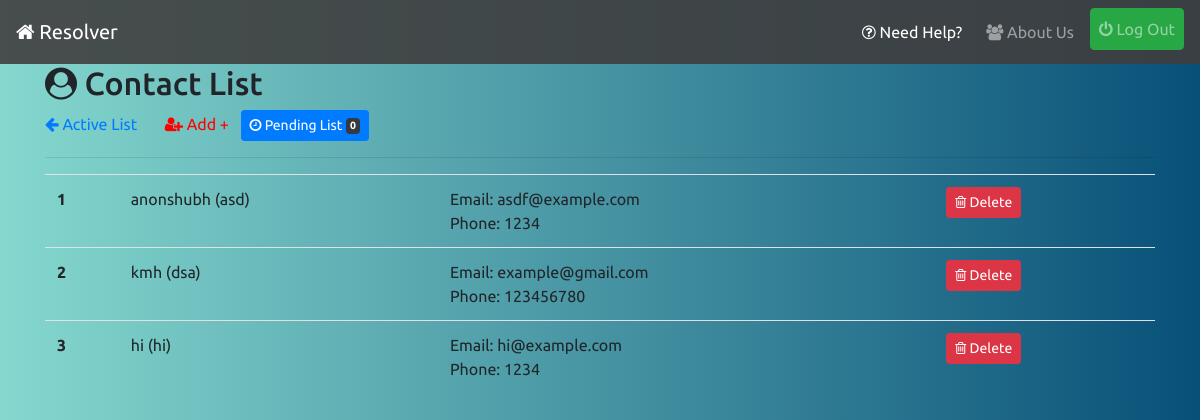
The app's page /contact-list/ (signed in), older data.
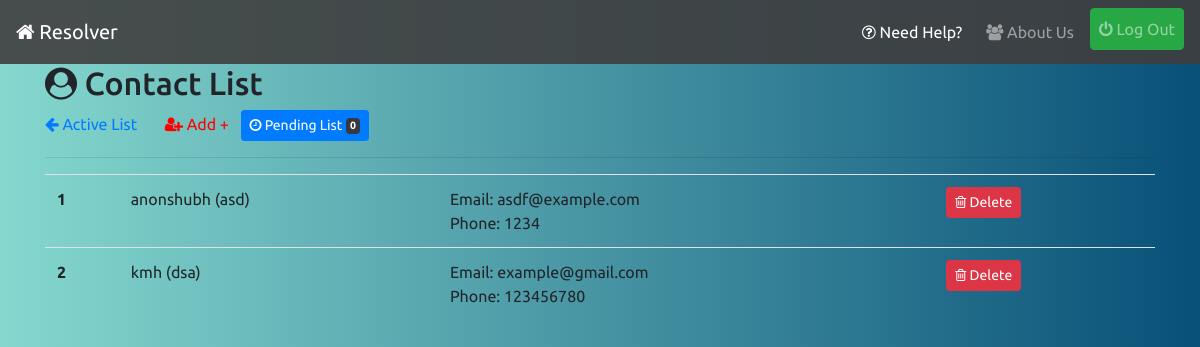
The same page, newer data.
### reporter/models.py (models this page shows, shortened)
class ContactList(models.Model):
    user = models.ForeignKey(UserInfo,on_delete=models.CASCADE,blank=True)
    name = models.CharField(max_length=56)
    course = models.CharField(max_length=56)
    email = models.EmailField(null=True,blank=True)
    phone = models.CharField(max_length=10,null=True,blank=True)
    approved = models.BooleanField(default=False)
    department = models.CharField(max_length=20,blank=True)
    year = models.CharField(max_length=4,blank=True)

### reporter/views.py (the view)
# urls.py: path('contact-list/',views.contactlist_list_view,name='contact-list'),
@login_required
def contactlist_list_view(request):
    user = request.user.info
    qs = ContactList.objects.filter(department=user.department,year=user.join_year,approved=True)
    return render(request,'reporter/contact-list.html',{'object_list':qs})

### reporter/context-processors.py (called while the page is built)
def pending_issue_list_context(request):
    if request.user.is_superuser:
        return {}
    pending=-1
    if request.user.is_authenticated:
        pending = Report.objects.filter(active=False,department=request.user.info.department,year=request.user.info.join_year,resolved=False).count()
    return {"pending_issue_count":pending}

def resolved_issue_list_context(request):
    if request.user.is_superuser:
        return {}
    resolved=-1
    if request.user.is_authenticated:
        resolved = Report.objects.filter(active=False,department=request.user.info.department,year=request.user.info.join_year,resolved=True).count()
    return {"resolved_issue_count":resolved}

def pending_contact_list_context(request):
    if request.user.is_superuser:
        return {}
    pending=-1
    if request.user.is_authenticated:
        pending = ContactList.objects.filter(department=request.user.info.department,year=request.user.info.join_year,approved=False).count()
    return {"pending_contact_count":pending}

def live_polls_count_context(request):
    if request.user.is_superuser:
        return {}
    count = -1
    if request.user.is_authenticated:
        count = Poll.objects.filter(active=True,department=request.user.info.department,join=request.user.info.join_year).count()
    return {"live_polls_count":count}

### reporter/templates/reporter/contact-list.html (shortened to what this page needs)
{% extends 'base.html' %}
{% block content %}
<h2><i class="fa fa-user-circle"></i> Contact List</h2>
<a href="{% url 'reporter:index' %}"><i class="fa fa-arrow-left"></i> Active List</a>
<a class="ml-4 rcolor" href="{% url 'reporter:contact-add' %}"><i class="fa fa-user-plus"></i> Add +</a>
{% if request.user.info.is_cr %}
<a class=" btn btn-primary btn-sm ml-2" href="{% url 'reporter:contact-pending' %}"><i class="fa fa-clock-o"></i> Pending List <span class="badge badge-dark">{{pending_contact_count}}</span></a>
{% endif %}
<hr>
<div class="table-responsive">
  <table class="table">
    <tbody>
      {% for object in object_list %}
      <tr>
        <th scope="row">{{forloop.counter}}</th>
        <td>{{object.name}} ({{object.course}})</td>
        <td>{% if object.email %}Email: {{object.email}}{% endif %}<br>{% if object.phone %}Phone: {{object.phone}}{% endif %}</td>
        {% if request.user.info == object.user or request.user.info.is_cr %}
        <td><a class="btn btn-danger btn-sm" href="{% url 'reporter:contact-delete' object.id %}"><i class="fa fa-trash-o"></i> Delete</a></td>
        {% endif %}
      </tr>
      {% empty %}
      <p class="lead">No List Available!</p>
      {% endfor %}
    </tbody>
  </table>
</div>
{% endblock %}

### templates/base.html (shortened to what this page needs)
{% load static %}
<!doctype html>
<html lang="en">
  <head>
     <link rel="stylesheet" href="https://stackpath.bootstrapcdn.com/bootstrap/4.5.2/css/bootstrap.min.css">
     <link rel="stylesheet" href="{% static 'css/style.css' %}">
    <link rel="stylesheet" href="https://stackpath.bootstrapcdn.com/font-awesome/4.7.0/css/font-awesome.min.css">
  </head>
  <body>
      <nav style="background-color:rgba(63, 61, 61, 0.89) ;" class="navbar navbar-expand-lg navbar-dark sticky-top">
        <a class="navbar-brand" href="{% url 'reporter:index' %}"><i class="fa fa-home"></i> Resolver</a>
        <div class="collapse navbar-collapse" id="navbarSupportedContent">
          <ul class="navbar-nav ml-auto">
            <li class="nav-item active">
              <a class="nav-link my-1 mr-2 text-center" href="{% url 'reporter:documentation' %}"><i class="fa fa-question-circle-o"></i> Need Help?</a>
            </li>
            <li class="nav-item">
              <a class="nav-link my-1 mr-2 text-center" href="{% url 'reporter:about' %}"><i class="fa fa-users"></i> About Us<span class="sr-only">(current)</span></a>
            </li>
            {% if request.user.is_authenticated %}
            <li class="nav-item">
              <a class="nav-link btn btn-success" href="{% url 'account_logout' %}"><i class="fa fa-power-off"></i> Log Out</a>
            </li>
            {% endif %}
          </ul>
        </div>
      </nav>
    <div class="container">
      {% block content %} {% endblock %}
    </div>
  </body>
</html>

### static/css/style.css (style rules this page uses)
body { background: #085078; background: -webkit-linear-gradient(to right, #85D8CE, #085078); background: linear-gradient(to right, #85D8CE, #085078); font-family: 'Ubuntu', sans-serif; }
.rcolor { color: red; }

Row changes from the older to the newer data that the page shows:
removed ContactList: name "hi", course "hi", email "hi@example.com", phone "1234", shows "Delete"
